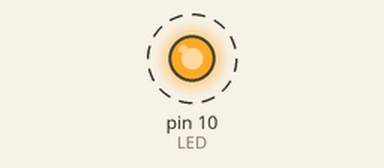
Recording of a sketch running on a simulated Arduino Uno, built with avr-gcc and run on an emulated ATmega328P. Parts: output pins drawn as LEDs (lit = HIGH). Dashed ring = blinking. What the sketch prints to the serial monitor is not drawn.

Above: at 0.5 s.
Timing chart, 0 to 4.6 s (numbered marks = the images above):
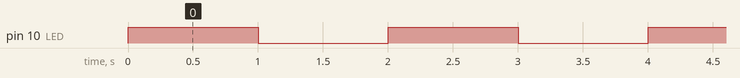

The sketch:

_03_Encender_y_apagar_Led.ino
```cpp
#define LED 10

void setup(){
  Serial.begin(9600);
  Serial.println("Iniciando Arduino...");
  //indicamos al pin 10 que es de salida
  pinMode(LED, OUTPUT);
}

void loop(){
  //ponemos ese pin en el nivel HIGHT
 digitalWrite(LED, HIGH);
 delay(1000);
 digitalWrite(LED, LOW);
 delay(1000);
}
```

Measured:
- by itself, pin 10 (LED): alternates HIGH for 1.0 s and LOW for 1.0 s
